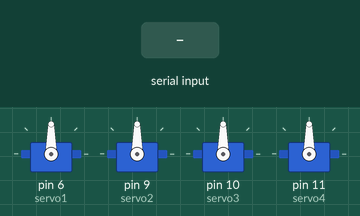
Recording of a sketch running on a simulated Arduino Uno, built with avr-gcc and run on an emulated ATmega328P. On the bench: 4 × servo. The inputs (shaded band) are chosen by the test bench.

Above: at 1.2 s.
1.3 s: "90,45,200\n" received over Serial
At 2.9 s:
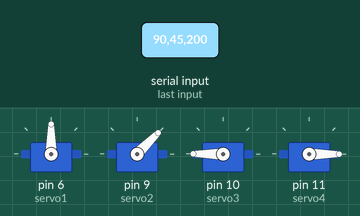
3.8 s: "30,150,10\n" received over Serial
At 6.0 s:
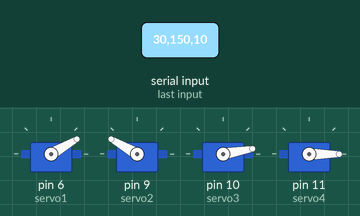
6.3 s: "90,45\n" received over Serial
At 8.8 s:
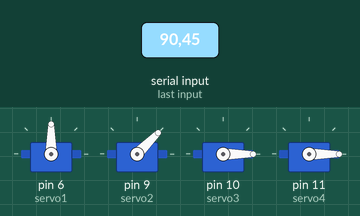
9.3 s: "30,150,10,200\n" received over Serial
At 9.6 s:
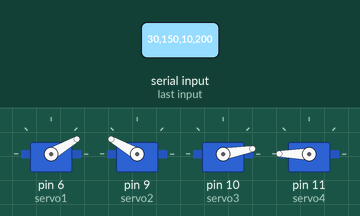
10.8 s: "30,150\n" received over Serial
At 12.4 s:
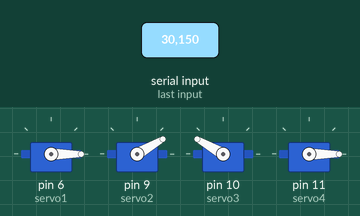
13.3 s: "1,90\n" received over Serial
At 16.3 s:
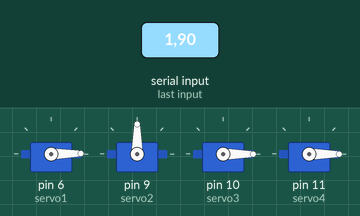
Timing chart, 0 to 17.3 s (numbered marks = the images above; inputs shaded):
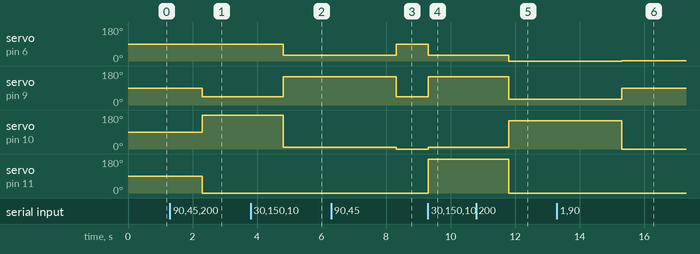

Measured:
- after the input at 1.3 s, servo on pin 9 (servo2): 90° → 45° after 1.0 s; servo on pin 10 (servo3): 90° → 180° after 1.0 s; servo on pin 11 (servo4): 90° → 0° after 1.0 s
- after the input at 3.8 s, servo on pin 6 (servo1): 90° → 30° after 1.0 s; servo on pin 9 (servo2): 45° → 150° after 1.0 s; servo on pin 10 (servo3): 180° → 10° after 1.0 s
- after the input at 6.3 s, servo on pin 6 (servo1): 30° → 90° after 2.0 s; servo on pin 9 (servo2): 150° → 45° after 2.0 s; servo on pin 10 (servo3): 10° → 0° after 2.0 s
- after the input at 9.3 s, servo on pin 6 (servo1): 90° → 30° at once; servo on pin 9 (servo2): 45° → 150° at once; servo on pin 10 (servo3): 0° → 10° at once; servo on pin 11 (servo4): 0° → 180° at once
- after the input at 10.8 s, servo on pin 6 (servo1): 30° → 0° after 1.0 s; servo on pin 9 (servo2): 150° → 30° after 1.0 s; servo on pin 10 (servo3): 10° → 150° after 1.0 s; servo on pin 11 (servo4): 180° → 0° after 1.0 s
- after the input at 13.3 s, servo on pin 6 (servo1): 0° → 1° after 2.0 s; servo on pin 9 (servo2): 30° → 90° after 2.0 s; servo on pin 10 (servo3): 150° → 0° after 2.0 s

The sketch:

servotest.ino
```cpp
#include <Servo.h> // Include the Servo library
#include <Arduino.h>

Servo servo1; // Create a servo object
Servo servo2;
Servo servo3;
Servo servo4;

int pos = 0;

void setup() {
  servo1.attach(6);
  servo2.attach(9);
  servo3.attach(10);
  servo4.attach(11);
   // Attach the servo to pin
  Serial.begin(9600); // Initialize the serial communication at 9600 baud rate

}

void loop() {

  if (Serial.available()) { // Check if there is any data in the serial buffer
    // String input = Serial.readString(); // Read the input as a String object
    int pos1 = Serial.parseInt();
    int pos2 = Serial.parseInt();
    int pos3 = Serial.parseInt();
    int pos4 = Serial.parseInt();
    servo1.write(pos1);
    servo2.write(pos2);
    servo3.write(pos3);
    servo4.write(pos4);
  }

  delay(15);
}
```
